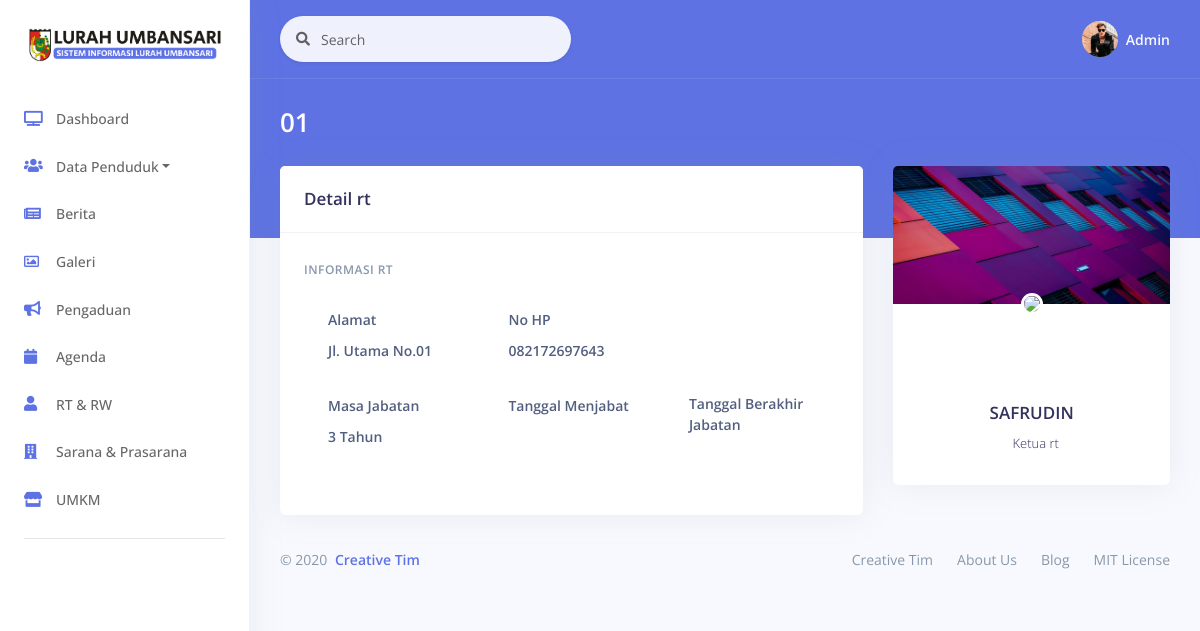
Screenshot of /Rt/detail/1 with the database file from the repository.
### tables this page shows
CREATE TABLE `rt` (
  `rt_id` int(5) NOT NULL,
  `rw_id` int(5) NOT NULL,
  `rt_nama` varchar(50) DEFAULT NULL,
  `no_rt` varchar(50) DEFAULT NULL,
  `alamat` varchar(50) DEFAULT NULL,
  `no_tlp` varchar(50) DEFAULT NULL,
  `rt_foto` varchar(50) DEFAULT 'default.png',
  `tgl_jabat` date DEFAULT NULL,
  `tgl_akhir` date DEFAULT NULL,
  `status` varchar(50) DEFAULT '1'
);

### application/controllers/Rt.php (called while the page is built, shortened)
<?php
class Rt extends CI_Controller
{
    public function __construct()
    {
        $this->load->model('Rt_model');
        $this->load->model('Rw_model');
        $this->load->model('User_model');
    }
    public function detail($rt_id)
    {
        $data['judul'] = "Detail RT";
        $data['rt'] = $this->Rt_model->getById($rt_id);
        $data['rw'] = $this->Rw_model->get();
        $this->load->view("layout/header", $data);
        $this->load->view("data_rtrw/vw_detail_rt", $data);
        $this->load->view("layout/footer", $data);
    }
}

### index.php (called while the page is built, shortened)
<?php
require_once BASEPATH.'core/CodeIgniter.php';

### application/models/Rt_model.php (called while the page is built, shortened)
<?php
class Rt_model extends CI_Model
{
    public function getById($rt_id){
        $this->db->select('rt.*');
        $this->db->from('rt');
        $this->db->where('rt.rt_id', $rt_id);
        $query = $this->db->get();
        return $query->row_array();
    }
}

### application/views/data_rtrw/vw_detail_rt.php (the view, shortened to what this page needs)
<div class="header bg-primary pb-6">
    <div class="container-fluid">
        <div class="header-body">
            <div class="row align-items-center py-4">
                <div class="col-lg-6 col-7">
                    <h3 class="h1 text-white d-inline-block mb-0"><?= $rt['no_rt'] ?></h3>
                </div>
            </div>
        </div>
    </div>
</div>
<div class="container-fluid mt--6">
    <div class="row">
        <div class="col-xl-4 order-xl-2">
            <div class="card card-profile">
                <img src="<?= base_url(); ?>assets/img/theme/img-1-1000x600.jpg" alt="Image placeholder" class="card-img-top">
                <div class="row justify-content-center">
                    <div class="col-lg-3 order-lg-2">
                        <div class="card-profile-image">
                            <a href="#">
                                <img src="<?= base_url('assets/img/rt/') . $rt['rt_foto']; ?>" class="rounded-circle">
                            </a>
                        </div>
                    </div>
                </div>
                <div class="card-body pt-7">
                    <div class="text-center">
                        <h5 class="h3">
                            <?= $rt['rt_nama'] ?>
                        </h5>
                        <div class="h5 font-weight-300">
                            <i class="ni location_pin mr-2"></i>Ketua rt
                        </div>
                    </div>
                </div>
            </div>
        </div>
        <div class="col-xl-8 order-xl-1">
            <div class="card">
                <div class="card-header">
                    <div class="row align-items-center">
                        <div class="col-8">
                            <h3 class="mb-0">Detail rt </h3>
                        </div>
                    </div>
                </div>
                <div class="card-body">
                    <form>
                        <h6 class="heading-small text-muted mb-4">Informasi rt</h6>
                        <div class="pl-lg-4">
                            <div class="row">
                                <div class="col-4">
                                    <div class="form-group">
                                        <label class="form-control-label" for="input-username">Alamat</label><br>
                                        <label class="form-control-label" for="input-username"><?= $rt['alamat'] ?></label>
                                    </div>
                                </div>
                                <div class="col-4">
                                    <div class="form-group">
                                        <label class="form-control-label" for="input-username">No HP</label><br>
                                        <label class="form-control-label" for="input-username"><?= $rt['no_tlp'] ?></label>
                                    </div>
                                </div>
                            </div>
                            <div class="row">
                                <div class="col-lg-4">
                                    <div class="form-group">
                                        <label class="form-control-label" for="input-username">Masa Jabatan</label><br>
                                        <label class="form-control-label" for="input-username">3 Tahun</label>
                                    </div>
                                </div>
                                <div class="col-lg-4">
                                    <div class="form-group">
                                        <label class="form-control-label" for="input-username">Tanggal Menjabat</label><br>
                                    </div>
                                </div>
                                <div class="col-lg-4">
                                    <div class="form-group">
                                        <label class="form-control-label" for="input-username">Tanggal Berakhir Jabatan</label><br>
                                    </div>
                                </div>
                            </div>
                        </div>
                    </form>
                </div>
            </div>
        </div>
    </div>

### rows the page displays
rt: no_rt "01", rt_nama "SAFRUDIN", alamat "Jl. Utama No.01", no_tlp "082172697643"
